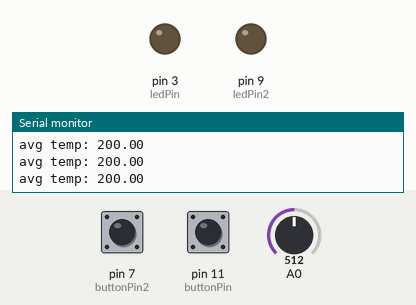
This sketch was run on a simulated Arduino Uno, built with avr-gcc and run on an emulated ATmega328P. Parts: output pins drawn as LEDs (lit = HIGH), the last lines printed to the serial monitor. Inputs (shaded band) come from the test bench; at power-on: pin 7 (buttonPin2) LOW, pin 11 (buttonPin) LOW, A0 = 512.

Above: at 1.2 s.
1.3 s: pin 7 (buttonPin2) pulled HIGH for 0.15 s
At 1.38 s:
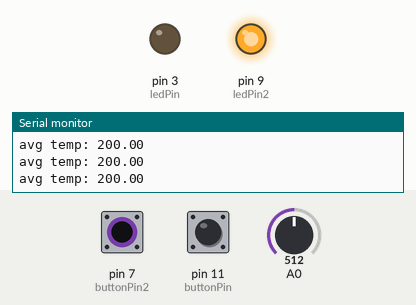
2.9 s: pin 11 (buttonPin) pulled HIGH for 0.15 s
At 2.99 s:
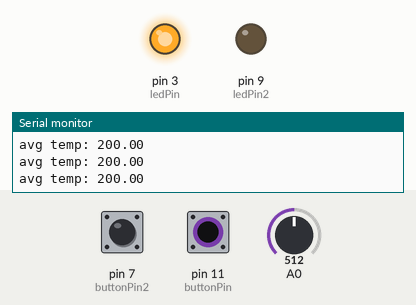
4.5 s: A0 set to 325
7.5 s: A0 set to 296
9.0 s: pin 7 (buttonPin2) pulled HIGH for 3.2 s
At 9.9 s:
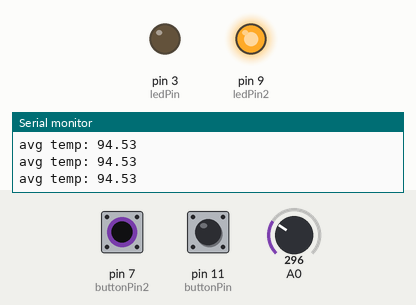
15.2 s: pin 11 (buttonPin) pulled HIGH for 3.2 s
At 16.1 s:
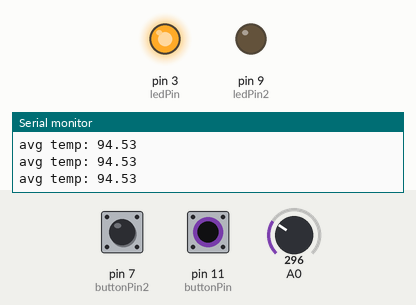
Timing chart, 0 to 19.9 s (numbered marks = the images above; inputs shaded):
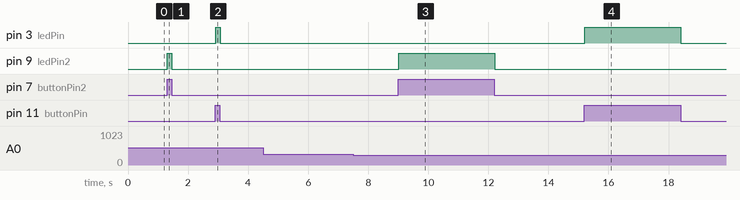

The sketch:

hall_button_tmp36.ino
```cpp
//Button
const int buttonPin2 = 7;     // the number of the pushbutton pin
const int ledPin2 =  9;      // the number of the LED pin
int buttonState2 = 0;         // variable for reading the pushbutton status

//Hall
const int buttonPin = 11;     // the number of the pushbutton pin
const int ledPin =  3;      // the number of the LED pin
int buttonState = 0;         // variable for reading the pushbutton status

//TMP36
const int temperaturePin = 0;
float voltage, degreesC;
float temps = 0;
float avgtemp =0;


void setup() {

  Serial.begin(9600);

  pinMode(ledPin, OUTPUT);
  pinMode(buttonPin, INPUT);
  pinMode(ledPin2, OUTPUT);
  pinMode(buttonPin2, INPUT);

}


void loop() {

  temps = 0;
  for (int i=0;i<60;i++) {
    voltage = getVoltage(temperaturePin);
    degreesC = (voltage - 0.5) * 100.0;
    temps += degreesC;
  }
  avgtemp = temps/60;
  Serial.print("avg temp: ");
  Serial.println(avgtemp);


  buttonState = digitalRead(buttonPin);
  buttonState2 = digitalRead(buttonPin2);

  if (buttonState == HIGH) {
    digitalWrite(ledPin, HIGH);
  }
  else {
    digitalWrite(ledPin, LOW);
  }
  if (buttonState2 == HIGH) {
    digitalWrite(ledPin2, HIGH);
  }
  else {
    digitalWrite(ledPin2, LOW);
  }

}


float getVoltage(int pin) {
  return (analogRead(pin) * 5.0 / 1024.0);
}
```

Measured:
- after the input at 1.3 s, pin 9 (ledPin2): LOW → HIGH at once, → LOW 0.15 s later
- after the input at 2.9 s, pin 3 (ledPin): LOW → HIGH at once, → LOW 0.15 s later
- after the input at 9.0 s, pin 9 (ledPin2): LOW → HIGH at once, → LOW 3.2 s later
- after the input at 15.2 s, pin 3 (ledPin): LOW → HIGH at once, → LOW 3.2 s later
